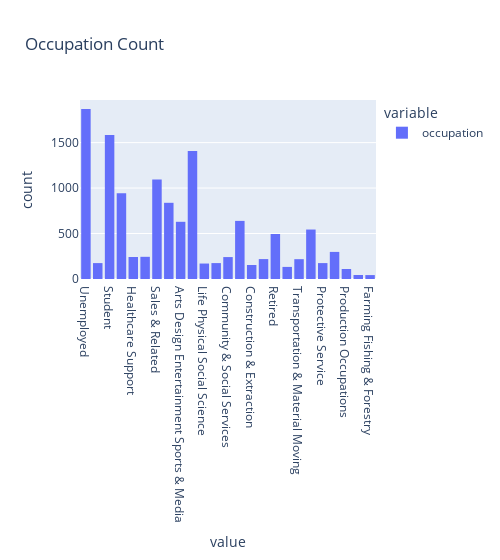

Source (notebook cell):
### Code cell
px.histogram(df["occupation"], width=500, title="Occupation Count")

### Figure 1 — Plotly figure (JSON) as saved in the notebook; plotly's stock layout.template omitted (floating-point values rounded to 4 significant figures; data arrays with more than 128 entries replaced by an {"elided": "..."} marker saying what was removed)
{"data": [{"alignmentgroup": "True", "bingroup": "x", "hovertemplate": "variable=occupation<br>value=%{x}<br>count=%{y}<extra></extra>", "legendgroup": "occupation", "marker": {"color": "#636efa", "pattern": {"shape": ""}}, "name": "occupation", "offsetgroup": "occupation", "orientation": "v", "showlegend": true, "type": "histogram", "x": {"elided": "12684 str values"}, "xaxis": "x", "yaxis": "y"}], "layout": {"barmode": "relative", "legend": {"title": {"text": "variable"}, "tracegroupgap": 0}, "title": {"text": "Occupation Count"}, "width": 500, "xaxis": {"anchor": "y", "domain": [0, 1], "title": {"text": "value"}}, "yaxis": {"anchor": "x", "domain": [0, 1], "title": {"text": "count"}}}}
